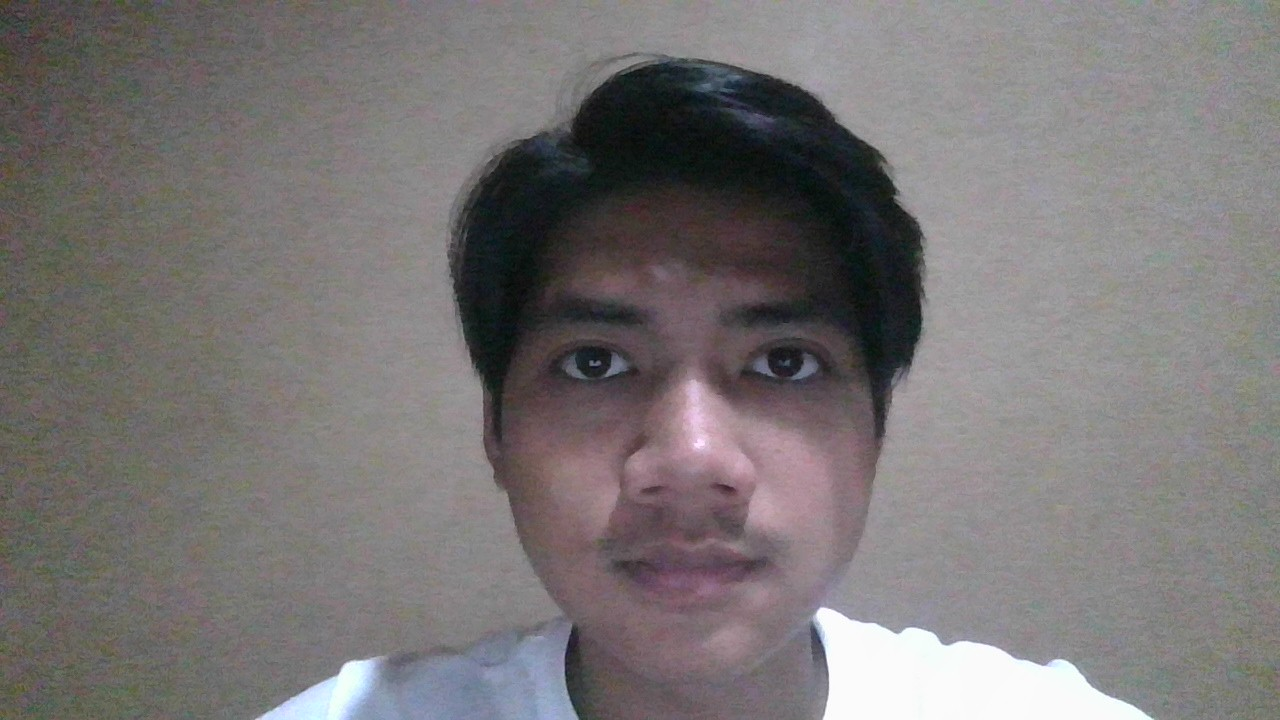
#> input picture known_faces/arthur/arthur.jpg, 1280 x 720 px; its folder holds only this picture in this run
$ python example_usage.py
#> lines starting #> are read from the running program, lines starting #| are printed output that depends on the picture
#> in _load_and_preprocess, img is the input picture: shape (720, 1280, 3); mean B, G, R 116.8, 116.7, 120.5
### recognition_engine.py
"""
Engine Face Recognition menggunakan DeepFace (model ArcFace).
Preprocessing gambar, augmentasi saat registrasi, dan detektor RetinaFace untuk akurasi lebih baik.
"""
import os
import numpy as np
from typing import List, Optional, Tuple, Union
from deepface import DeepFace
import cv2
import config
import face_db


def _preprocess_image(img: np.ndarray) -> np.ndarray:
    """
    Normalisasi pencahayaan untuk meningkatkan konsistensi embedding.
    CLAHE pada channel L (Lab) mengurangi dampak pencahayaan berbeda.
    """
    if not getattr(config, "PREPROCESS_INPUT", True):
        return img
    try:
        # Pastikan BGR 3-channel uint8 (hindari error merge pada gambar grayscale/16-bit)
        if img.ndim == 2:
            img = cv2.cvtColor(img, cv2.COLOR_GRAY2BGR)
        elif img.shape[2] == 4:
            img = cv2.cvtColor(img, cv2.COLOR_BGRA2BGR)
        if img.dtype != np.uint8:
            img = np.clip(img, 0, 255).astype(np.uint8)
        lab = cv2.cvtColor(img, cv2.COLOR_BGR2LAB)
#> lab: shape (720, 1280, 3); mean of channels 0, 1, 2 124.8, 129.6, 128.6
        l, a, b = cv2.split(lab)
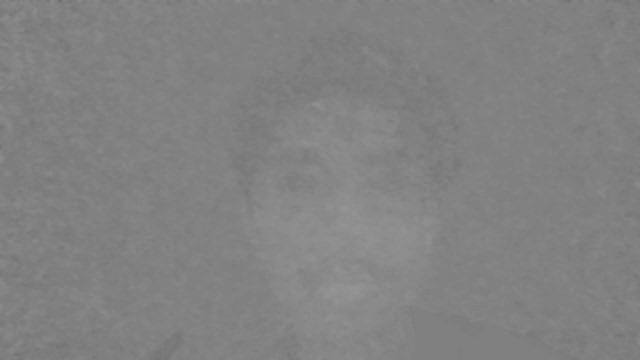
#> a: shape (720, 1280) (shown at 1/2 size); min 110, max 149, mean 129.6
        clahe = cv2.createCLAHE(clipLimit=2.0, tileGridSize=(8, 8))
        l = clahe.apply(l)
        # Pastikan L sama dtype dan shape dengan a, b (hindari error merge di OpenCV)
        l = np.asarray(l, dtype=a.dtype)
        if l.shape != a.shape:
            l = cv2.resize(l, (a.shape[1], a.shape[0]))
        lab = cv2.merge([l, a, b])
#> lab: shape (720, 1280, 3); mean of channels 0, 1, 2 133.1, 129.6, 128.6
        return cv2.cvtColor(lab, cv2.COLOR_LAB2BGR)
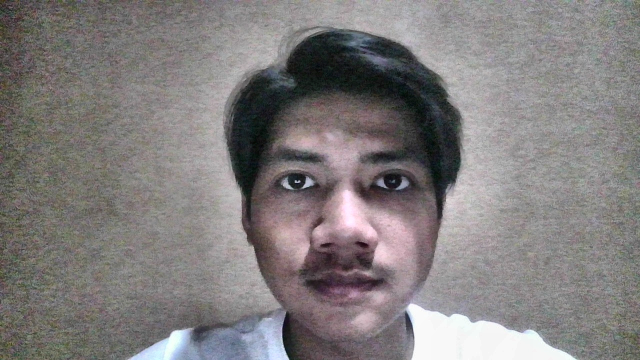
#> returned value: shape (720, 1280, 3) (shown at 1/2 size); mean B, G, R 125, 125, 128.9
    except Exception:
        return img


def _load_and_preprocess(image_input: Union[str, np.ndarray]) -> np.ndarray:
    """Load gambar (dari path atau array), preprocess, return BGR array."""
    if isinstance(image_input, np.ndarray):
        img = image_input.copy()
    else:
        img = cv2.imread(image_input)
        if img is None:
            raise ValueError(f"Cannot read image: {image_input}")
    # Normalisasi ke BGR uint8 3-channel sebelum preprocessing (hindari error CLAHE/merge)
    if img.ndim == 2:
        img = cv2.cvtColor(img, cv2.COLOR_GRAY2BGR)
    elif img.shape[2] == 4:
        img = cv2.cvtColor(img, cv2.COLOR_BGRA2BGR)
    if img.dtype != np.uint8:
        img = np.clip(img.astype(np.float64), 0, 255).astype(np.uint8)
    return _preprocess_image(img)


# [14 lines left out: function _represent, not called in this run]


def _augment_image(img: np.ndarray) -> List[np.ndarray]:
    """
    Hasilkan variasi gambar untuk augmentasi: asli, flip horizontal, brightness +/-.
    Dipakai saat registrasi agar satu foto memberi beberapa embedding.
    Semua channel harus satu dtype agar cv2.merge tidak error (OpenCV 4.x).
    """
    out = [img]
    out.append(cv2.flip(img, 1))
    hsv = cv2.cvtColor(img, cv2.COLOR_BGR2HSV)
#> hsv: shape (720, 1280, 3); mean H, S, V 80, 21.4, 131
    h, s, v = cv2.split(hsv)
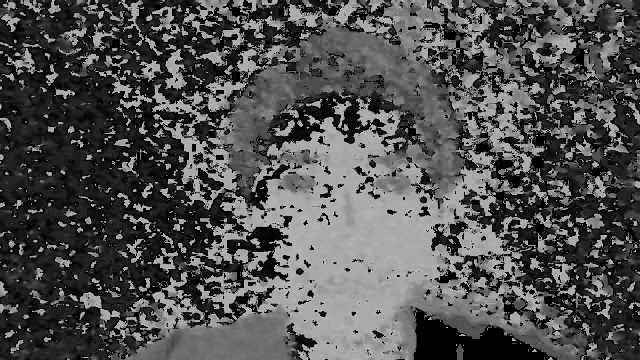
#> h: shape (720, 1280) (shown at 1/2 size); min 0, max 179, mean 80
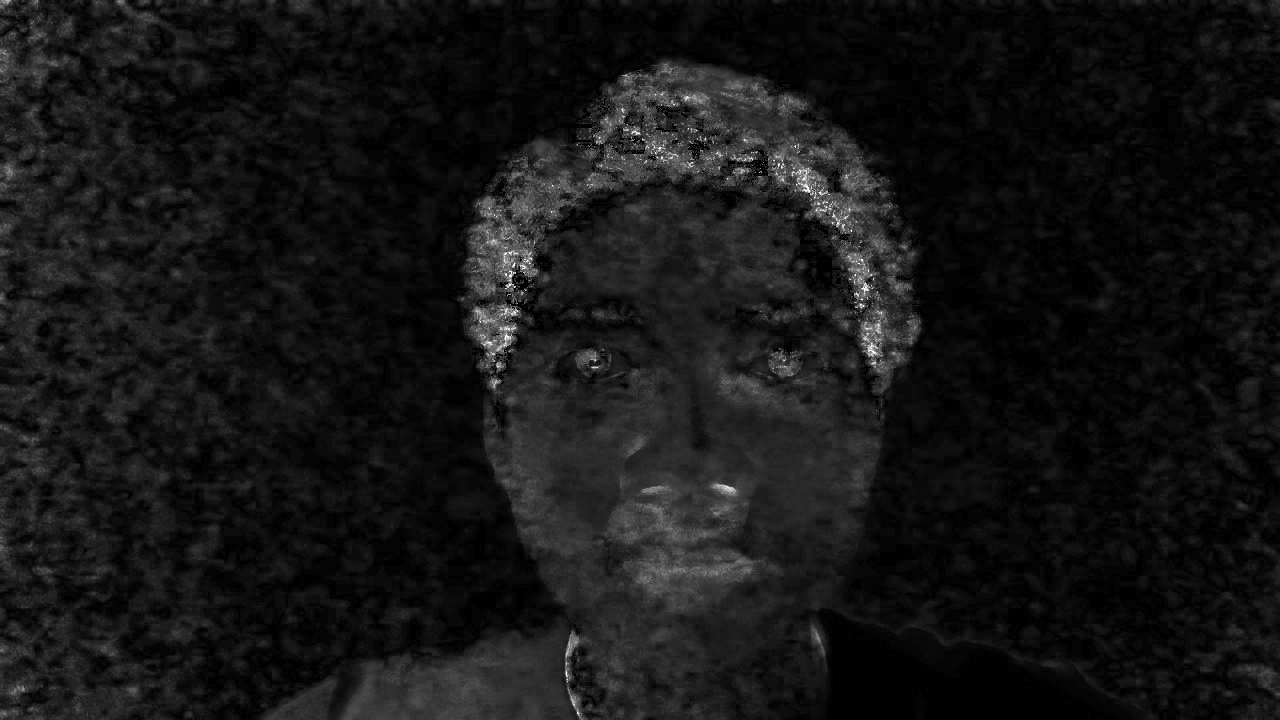
#> s: shape (720, 1280); min 0, max 255, mean 21.4
    v = v.astype(np.float32)
    v_brighter = np.clip(v * 1.1, 0, 255).astype(np.uint8)
    v_darker = np.clip(v * 0.9, 0, 255).astype(np.uint8)
    # merge butuh semua channel dtype sama (uint8)
    out.append(cv2.cvtColor(cv2.merge([h, s, v_brighter]), cv2.COLOR_HSV2BGR))
    out.append(cv2.cvtColor(cv2.merge([h, s, v_darker]), cv2.COLOR_HSV2BGR))
    return out


# [29 lines left out: function register_face, not called in this run]


def register_face_from_folder(
    folder_path: str,
    identity: Optional[str] = None,
    augment: Optional[bool] = None,
) -> int:
    """
    Daftarkan semua gambar di folder sebagai satu identitas.
    - identity: nama; jika None, pakai nama folder.
    - augment: jika True, setiap gambar juga diproses dengan flip/brightness dan embedding tambahan disimpan.
    Returns: jumlah embedding yang ditambahkan (bukan jumlah file).
    """
    name = identity or os.path.basename(os.path.normpath(folder_path))
    use_augment = augment if augment is not None else getattr(config, "REGISTER_AUGMENT", False)
    count = 0
    for f in sorted(os.listdir(folder_path)):
        path = os.path.join(folder_path, f)
        if not os.path.isfile(path):
            continue
        ext = os.path.splitext(f)[1].lower()
        if ext not in (".jpg", ".jpeg", ".png", ".bmp", ".webp"):
            continue
        try:
            img = _load_and_preprocess(path)
            added_this = 0
            if use_augment:
                for aug_img in _augment_image(img):
                    reps = DeepFace.represent(
                        img_path=aug_img,
                        model_name=config.MODEL_NAME,
                        detector_backend=config.DETECTOR_BACKEND,
                        enforce_detection=False,
                        align=True,
                    )
                    for r in reps:
                        emb = r.get("embedding")
                        if emb is not None:
                            face_db.add_face(name, emb, path)
                            count += 1
                            added_this += 1
                        break
#> this loop made 1 pass
#> after the loop, added_this = 0; count = 0
            else:
                added_this = register_face(path, name, all_faces=False)
                count += added_this
            if added_this == 0:
                import sys
                print(f"  Tidak ada wajah terdeteksi: {f}", file=sys.stderr)
        except Exception as e:
            import sys
            print(f"  Skip {f}: {e}", file=sys.stderr)
            continue
    return count


# [63 lines left out: functions recognize, verify_two_faces, draw_results, not called in this run]

### example_usage.py
#!/usr/bin/env python3
"""
Contoh penggunaan Face Recognition secara programatik.
Jalankan setelah menginstall dependencies: pip install -r requirements.txt
"""
import os
import recognition_engine as engine
import face_db
import config

# Pastikan folder contoh ada (opsional)
EXAMPLE_IMAGES = os.path.join(os.path.dirname(__file__), "known_faces")


def main():
    print("=== Contoh Face Recognition ===\n")
    print(f"Model: {config.MODEL_NAME}")
    print(f"Detector: {config.DETECTOR_BACKEND}\n")

    # 1) Daftarkan wajah dari folder known_faces
    # Struktur: known_faces/NamaOrang/foto1.jpg, foto2.jpg, ...
    if os.path.isdir(EXAMPLE_IMAGES):
        for name in os.listdir(EXAMPLE_IMAGES):
            folder = os.path.join(EXAMPLE_IMAGES, name)
            if os.path.isdir(folder):
                n = engine.register_face_from_folder(folder, name)
                print(f"Terdaftar: {name} ({n} gambar)")
    else:
        print("Folder 'known_faces' belum ada. Buat subfolder per orang dan isi foto.")
        print("Contoh: known_faces/John/image1.jpg")

    print(f"\nTotal wajah di database: {face_db.count_faces()}")

    # 2) Kenali wajah dari satu gambar (jika ada file contoh)
    test_image = os.path.join(EXAMPLE_IMAGES, "test.jpg")
    if not os.path.isfile(test_image):
        # Coba file mana saja di known_faces
        for root, _, files in os.walk(EXAMPLE_IMAGES):
            for f in files:
                if f.lower().endswith((".jpg", ".jpeg", ".png")):
                    test_image = os.path.join(root, f)
                    break
            if os.path.isfile(test_image):
                break

    if os.path.isfile(test_image):
        print(f"\nRecognize dari: {test_image}")
        results = engine.recognize(test_image)
        for i, r in enumerate(results):
            print(f"  Wajah {i+1}: {r.get('identity', 'Unknown')} (similarity: {r.get('similarity', 0):.3f})")
    else:
        print("\nTidak ada gambar tes. Letakkan gambar di known_faces/ atau jalankan:")
        print("  python app.py register --image path/foto.jpg --name Nama")
        print("  python app.py recognize --image path/foto.jpg")

    print("\nSelesai.")


if __name__ == "__main__":
    main()
#> (the call stopped at in register_face_from_folder, `reps = DeepFace.represent( img_path=aug_img, model_name=config.MODEL_N..`: deepface is not available in this run)

$ run again, on known_faces/arthur/arthur3.jpg
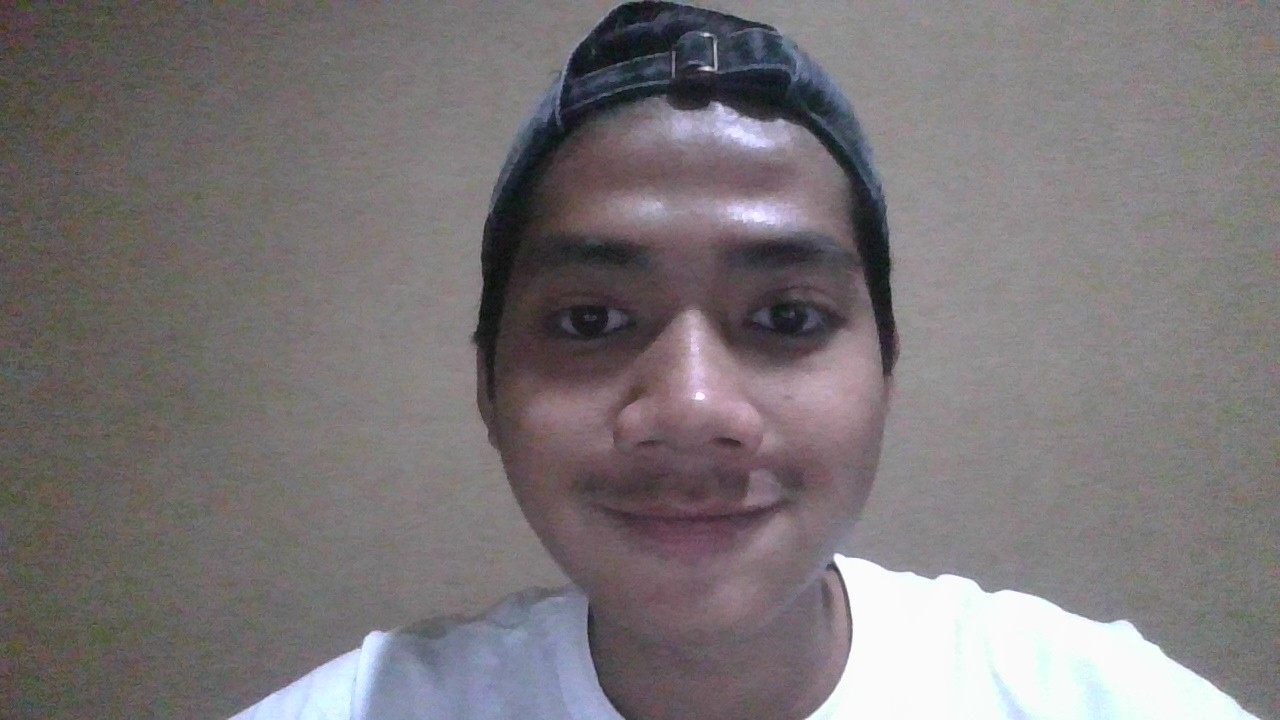
#> input picture known_faces/arthur/arthur3.jpg, 1280 x 720 px
#> in _load_and_preprocess, img is the input picture: shape (720, 1280, 3); mean B, G, R 119, 117.3, 122.3
#> hsv: shape (720, 1280, 3); mean H, S, V 87.6, 23.1, 133.4
#> in _augment_image, `h, s, v = cv2.split(hsv)`:
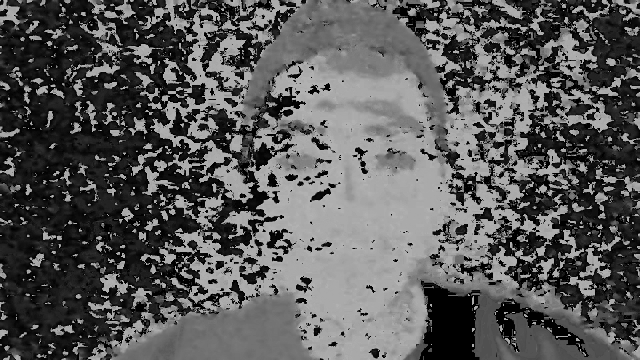
#> h: shape (720, 1280) (shown at 1/2 size); min 0, max 179, mean 87.6
#> in _augment_image, `h, s, v = cv2.split(hsv)`:
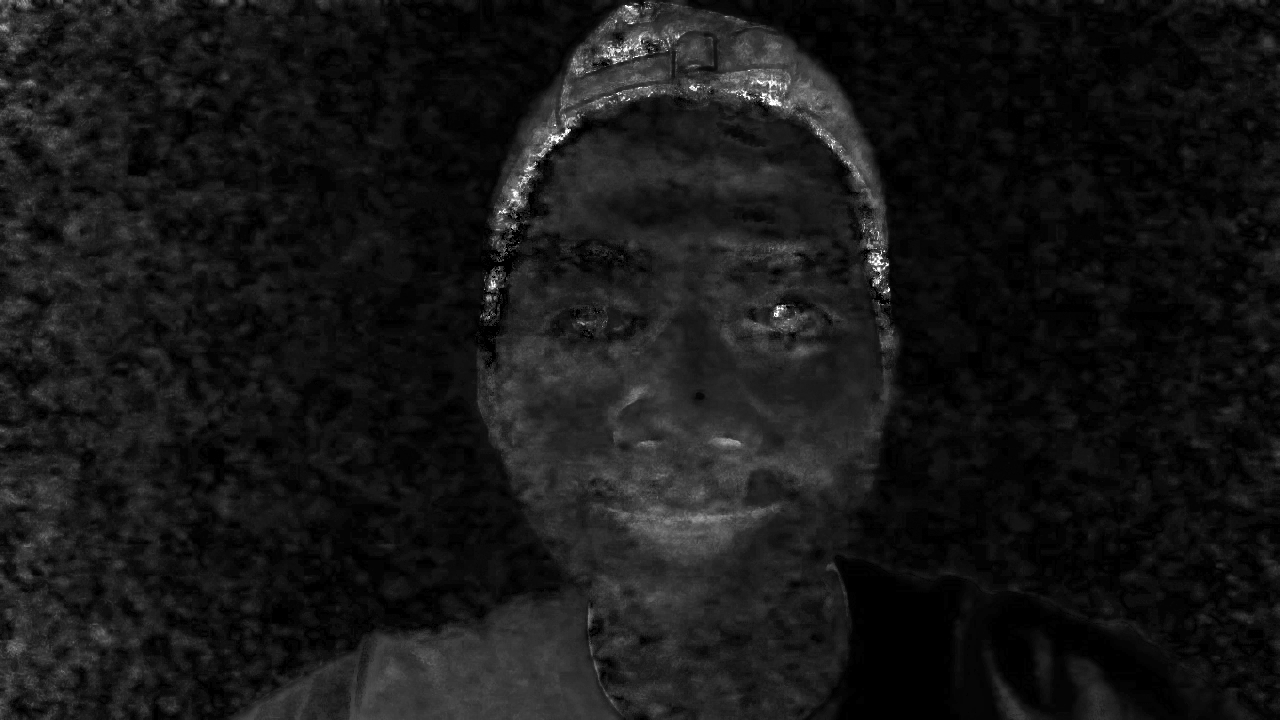
#> s: shape (720, 1280); min 0, max 255, mean 23.1
#> the loop in register_face_from_folder, `for aug_img in _augment_image(img):` made 1 pass
#> after the loop in register_face_from_folder, `for aug_img in _augment_image(img):`: added_this = 0

$ run again, on known_faces/arthur/arthur5.jpg
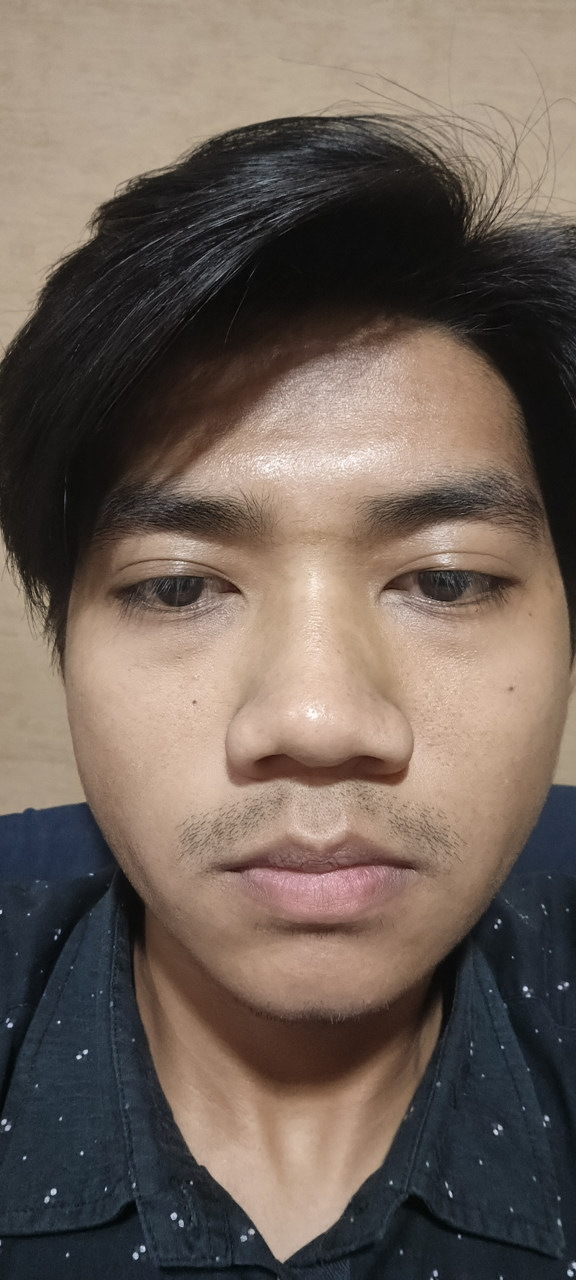
#> input picture known_faces/arthur/arthur5.jpg, 1728 x 3840 px (shown at 1/3 size)
#> in _load_and_preprocess, img is the input picture: shape (3840, 1728, 3); mean B, G, R 88.8, 98, 111.3
#> hsv: shape (3840, 1728, 3); mean H, S, V 37.6, 62.4, 126.9
#> in _augment_image, `h, s, v = cv2.split(hsv)`:
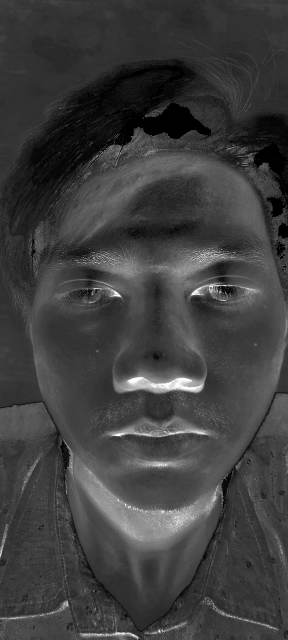
#> s: shape (3840, 1728) (shown at 1/6 size); min 0, max 255, mean 62.4
#> in _augment_image, `h, s, v = cv2.split(hsv)`:
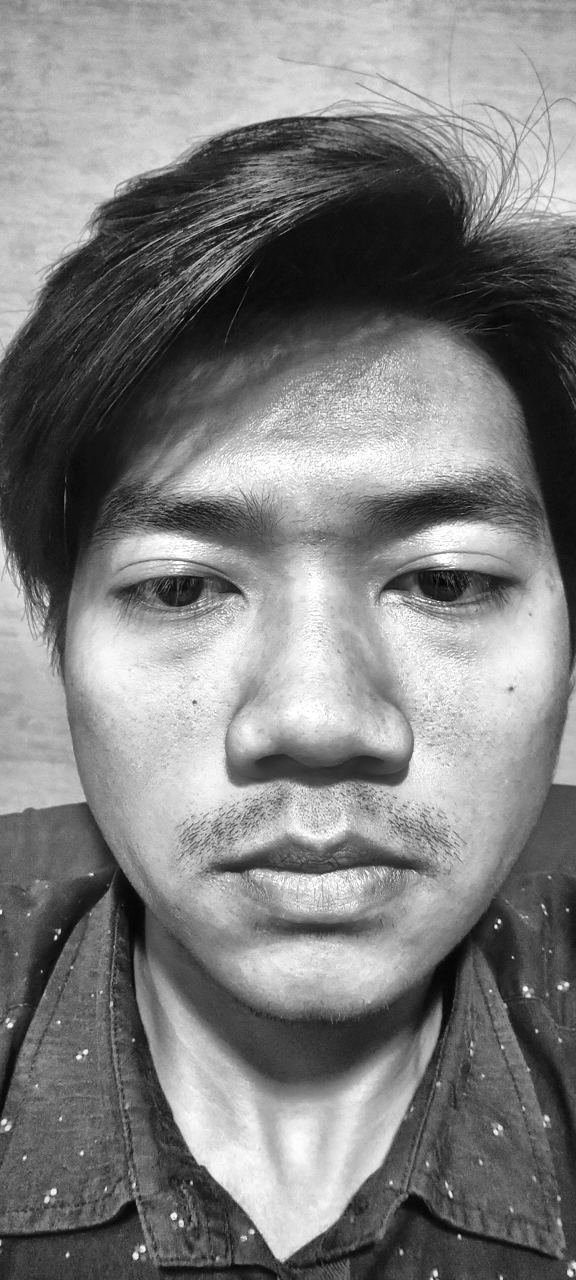
#> v: shape (3840, 1728) (shown at 1/3 size); min 0, max 255, mean 126.9
#> the loop in register_face_from_folder, `for aug_img in _augment_image(img):` made 1 pass
#> after the loop in register_face_from_folder, `for aug_img in _augment_image(img):`: added_this = 0
